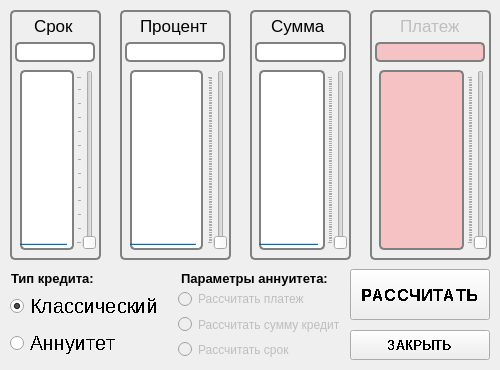
<?xml version="1.0" encoding="UTF-8"?>
<ui version="4.0">
 <class>MainWindow</class>
 <widget class="QMainWindow" name="MainWindow">
  <property name="windowModality">
   <enum>Qt::NonModal</enum>
  </property>
  <property name="geometry">
   <rect>
    <x>0</x>
    <y>0</y>
    <width>500</width>
    <height>370</height>
   </rect>
  </property>
  <property name="minimumSize">
   <size>
    <width>500</width>
    <height>370</height>
   </size>
  </property>
  <property name="maximumSize">
   <size>
    <width>500</width>
    <height>370</height>
   </size>
  </property>
  <property name="font">
   <font>
    <kerning>false</kerning>
   </font>
  </property>
  <property name="mouseTracking">
   <bool>true</bool>
  </property>
  <property name="contextMenuPolicy">
   <enum>Qt::DefaultContextMenu</enum>
  </property>
  <property name="windowTitle">
   <string>Credit Calc 1.0</string>
  </property>
  <property name="styleSheet">
   <string notr="true">QProgressBar {
     border: 2px solid grey;
	border-radius: 5px;
 }

QProgressBar:disabled {
    background-color:#F5C3C3;
}

QProgressBar::chunk:disabled {
    background-color:#F5C3C3;
}

QLineEdit{
	border: 2px solid gray;
	color: #28BD03;
	border-radius: 5px;
	padding: 0 2px 0 0;
}

QLineEdit:disabled {
    background-color:#F5C3C3;
	color: #F5C3C3;
}</string>
  </property>
  <widget class="QWidget" name="centralwidget">
   <widget class="QGroupBox" name="period">
    <property name="geometry">
     <rect>
      <x>10</x>
      <y>10</y>
      <width>91</width>
      <height>250</height>
     </rect>
    </property>
    <property name="styleSheet">
     <string notr="true">QGroupBox {
     background-color: qlineargradient(x1: 0, y1: 0, x2: 0, y2: 1,
                                       stop: 0 #E0E0E0, stop: 1 #FFFFFF);
     border: 2px solid gray;
     border-radius: 5px;

 }
</string>
    </property>
    <property name="title">
     <string/>
    </property>
    <property name="alignment">
     <set>Qt::AlignCenter</set>
    </property>
    <widget class="QProgressBar" name="progress_period">
     <property name="enabled">
      <bool>true</bool>
     </property>
     <property name="geometry">
      <rect>
       <x>10</x>
       <y>60</y>
       <width>54</width>
       <height>180</height>
      </rect>
     </property>
     <property name="styleSheet">
      <string notr="true"/>
     </property>
     <property name="minimum">
      <number>1</number>
     </property>
     <property name="maximum">
      <number>120</number>
     </property>
     <property name="value">
      <number>1</number>
     </property>
     <property name="textVisible">
      <bool>false</bool>
     </property>
     <property name="orientation">
      <enum>Qt::Vertical</enum>
     </property>
    </widget>
    <widget class="QSlider" name="slider_period">
     <property name="geometry">
      <rect>
       <x>66</x>
       <y>60</y>
       <width>20</width>
       <height>180</height>
      </rect>
     </property>
     <property name="sizePolicy">
      <sizepolicy hsizetype="Fixed" vsizetype="Expanding">
       <horstretch>0</horstretch>
       <verstretch>0</verstretch>
      </sizepolicy>
     </property>
     <property name="cursor">
      <cursorShape>OpenHandCursor</cursorShape>
     </property>
     <property name="mouseTracking">
      <bool>false</bool>
     </property>
     <property name="tabletTracking">
      <bool>false</bool>
     </property>
     <property name="minimum">
      <number>1</number>
     </property>
     <property name="maximum">
      <number>120</number>
     </property>
     <property name="orientation">
      <enum>Qt::Vertical</enum>
     </property>
     <property name="tickPosition">
      <enum>QSlider::TicksAbove</enum>
     </property>
    </widget>
    <widget class="QLabel" name="label_period">
     <property name="geometry">
      <rect>
       <x>24</x>
       <y>5</y>
       <width>41</width>
       <height>21</height>
      </rect>
     </property>
     <property name="font">
      <font>
       <pointsize>13</pointsize>
      </font>
     </property>
     <property name="text">
      <string>Срок</string>
     </property>
    </widget>
    <widget class="QLineEdit" name="line_period">
     <property name="geometry">
      <rect>
       <x>5</x>
       <y>32</y>
       <width>80</width>
       <height>20</height>
      </rect>
     </property>
     <property name="font">
      <font>
       <pointsize>12</pointsize>
       <weight>75</weight>
       <bold>true</bold>
      </font>
     </property>
     <property name="layoutDirection">
      <enum>Qt::LeftToRight</enum>
     </property>
     <property name="styleSheet">
      <string notr="true"/>
     </property>
     <property name="text">
      <string/>
     </property>
     <property name="maxLength">
      <number>3</number>
     </property>
     <property name="alignment">
      <set>Qt::AlignRight|Qt::AlignTrailing|Qt::AlignVCenter</set>
     </property>
     <property name="readOnly">
      <bool>true</bool>
     </property>
    </widget>
   </widget>
   <widget class="QGroupBox" name="percent">
    <property name="geometry">
     <rect>
      <x>120</x>
      <y>10</y>
      <width>111</width>
      <height>250</height>
     </rect>
    </property>
    <property name="styleSheet">
     <string notr="true">QGroupBox {
     background-color: qlineargradient(x1: 0, y1: 0, x2: 0, y2: 1,
                                       stop: 0 #E0E0E0, stop: 1 #FFFFFF);
     border: 2px solid gray;
     border-radius: 5px;

 }
</string>
    </property>
    <property name="title">
     <string/>
    </property>
    <property name="alignment">
     <set>Qt::AlignCenter</set>
    </property>
    <widget class="QProgressBar" name="progress_percent">
     <property name="geometry">
      <rect>
       <x>10</x>
       <y>60</y>
       <width>73</width>
       <height>180</height>
      </rect>
     </property>
     <property name="styleSheet">
      <string notr="true"/>
     </property>
     <property name="minimum">
      <number>1</number>
     </property>
     <property name="maximum">
      <number>1000</number>
     </property>
     <property name="value">
      <number>1</number>
     </property>
     <property name="textVisible">
      <bool>false</bool>
     </property>
     <property name="orientation">
      <enum>Qt::Vertical</enum>
     </property>
    </widget>
    <widget class="QSlider" name="slider_percent">
     <property name="geometry">
      <rect>
       <x>87</x>
       <y>60</y>
       <width>20</width>
       <height>180</height>
      </rect>
     </property>
     <property name="sizePolicy">
      <sizepolicy hsizetype="Fixed" vsizetype="Expanding">
       <horstretch>0</horstretch>
       <verstretch>0</verstretch>
      </sizepolicy>
     </property>
     <property name="cursor">
      <cursorShape>OpenHandCursor</cursorShape>
     </property>
     <property name="mouseTracking">
      <bool>false</bool>
     </property>
     <property name="tabletTracking">
      <bool>false</bool>
     </property>
     <property name="minimum">
      <number>1</number>
     </property>
     <property name="maximum">
      <number>1000</number>
     </property>
     <property name="singleStep">
      <number>1</number>
     </property>
     <property name="orientation">
      <enum>Qt::Vertical</enum>
     </property>
     <property name="tickPosition">
      <enum>QSlider::TicksAbove</enum>
     </property>
    </widget>
    <widget class="QLabel" name="label_5">
     <property name="geometry">
      <rect>
       <x>20</x>
       <y>5</y>
       <width>71</width>
       <height>21</height>
      </rect>
     </property>
     <property name="font">
      <font>
       <pointsize>13</pointsize>
      </font>
     </property>
     <property name="text">
      <string>Процент</string>
     </property>
    </widget>
    <widget class="QLineEdit" name="line_percent">
     <property name="geometry">
      <rect>
       <x>5</x>
       <y>32</y>
       <width>100</width>
       <height>20</height>
      </rect>
     </property>
     <property name="font">
      <font>
       <pointsize>12</pointsize>
       <weight>75</weight>
       <bold>true</bold>
      </font>
     </property>
     <property name="layoutDirection">
      <enum>Qt::RightToLeft</enum>
     </property>
     <property name="styleSheet">
      <string notr="true"/>
     </property>
     <property name="text">
      <string/>
     </property>
     <property name="maxLength">
      <number>5</number>
     </property>
     <property name="alignment">
      <set>Qt::AlignRight|Qt::AlignTrailing|Qt::AlignVCenter</set>
     </property>
     <property name="readOnly">
      <bool>true</bool>
     </property>
    </widget>
   </widget>
   <widget class="QGroupBox" name="sum">
    <property name="geometry">
     <rect>
      <x>250</x>
      <y>10</y>
      <width>101</width>
      <height>250</height>
     </rect>
    </property>
    <property name="font">
     <font>
      <pointsize>12</pointsize>
     </font>
    </property>
    <property name="styleSheet">
     <string notr="true">QGroupBox {
     background-color: qlineargradient(x1: 0, y1: 0, x2: 0, y2: 1,
                                       stop: 0 #E0E0E0, stop: 1 #FFFFFF);
     border: 2px solid gray;
     border-radius: 5px;

 }
</string>
    </property>
    <property name="title">
     <string/>
    </property>
    <property name="alignment">
     <set>Qt::AlignCenter</set>
    </property>
    <widget class="QProgressBar" name="progress_sum">
     <property name="enabled">
      <bool>true</bool>
     </property>
     <property name="geometry">
      <rect>
       <x>9</x>
       <y>60</y>
       <width>66</width>
       <height>180</height>
      </rect>
     </property>
     <property name="styleSheet">
      <string notr="true"/>
     </property>
     <property name="minimum">
      <number>10000</number>
     </property>
     <property name="maximum">
      <number>1000000</number>
     </property>
     <property name="value">
      <number>10000</number>
     </property>
     <property name="textVisible">
      <bool>false</bool>
     </property>
     <property name="orientation">
      <enum>Qt::Vertical</enum>
     </property>
    </widget>
    <widget class="QSlider" name="slider_sum">
     <property name="geometry">
      <rect>
       <x>77</x>
       <y>60</y>
       <width>20</width>
       <height>180</height>
      </rect>
     </property>
     <property name="sizePolicy">
      <sizepolicy hsizetype="Fixed" vsizetype="Expanding">
       <horstretch>0</horstretch>
       <verstretch>0</verstretch>
      </sizepolicy>
     </property>
     <property name="cursor">
      <cursorShape>OpenHandCursor</cursorShape>
     </property>
     <property name="mouseTracking">
      <bool>false</bool>
     </property>
     <property name="tabletTracking">
      <bool>false</bool>
     </property>
     <property name="minimum">
      <number>10000</number>
     </property>
     <property name="maximum">
      <number>1000000</number>
     </property>
     <property name="singleStep">
      <number>1</number>
     </property>
     <property name="pageStep">
      <number>1000</number>
     </property>
     <property name="value">
      <number>10000</number>
     </property>
     <property name="orientation">
      <enum>Qt::Vertical</enum>
     </property>
     <property name="tickPosition">
      <enum>QSlider::TicksAbove</enum>
     </property>
    </widget>
    <widget class="QLabel" name="label_4">
     <property name="geometry">
      <rect>
       <x>21</x>
       <y>5</y>
       <width>61</width>
       <height>21</height>
      </rect>
     </property>
     <property name="font">
      <font>
       <pointsize>13</pointsize>
      </font>
     </property>
     <property name="text">
      <string>Сумма</string>
     </property>
    </widget>
    <widget class="QLineEdit" name="line_sum">
     <property name="geometry">
      <rect>
       <x>5</x>
       <y>32</y>
       <width>91</width>
       <height>20</height>
      </rect>
     </property>
     <property name="font">
      <font>
       <pointsize>12</pointsize>
       <weight>75</weight>
       <bold>true</bold>
      </font>
     </property>
     <property name="layoutDirection">
      <enum>Qt::RightToLeft</enum>
     </property>
     <property name="styleSheet">
      <string notr="true"/>
     </property>
     <property name="text">
      <string/>
     </property>
     <property name="maxLength">
      <number>7</number>
     </property>
     <property name="alignment">
      <set>Qt::AlignRight|Qt::AlignTrailing|Qt::AlignVCenter</set>
     </property>
     <property name="readOnly">
      <bool>true</bool>
     </property>
    </widget>
   </widget>
   <widget class="QGroupBox" name="payment">
    <property name="enabled">
     <bool>false</bool>
    </property>
    <property name="geometry">
     <rect>
      <x>370</x>
      <y>10</y>
      <width>121</width>
      <height>250</height>
     </rect>
    </property>
    <property name="font">
     <font>
      <pointsize>12</pointsize>
     </font>
    </property>
    <property name="styleSheet">
     <string notr="true">QGroupBox {
     background-color: qlineargradient(x1: 0, y1: 0, x2: 0, y2: 1,
                                       stop: 0 #E0E0E0, stop: 1 #FFFFFF);
     border: 2px solid gray;
     border-radius: 5px;

 }
</string>
    </property>
    <property name="title">
     <string/>
    </property>
    <property name="alignment">
     <set>Qt::AlignCenter</set>
    </property>
    <widget class="QProgressBar" name="progress_payment">
     <property name="geometry">
      <rect>
       <x>9</x>
       <y>60</y>
       <width>85</width>
       <height>180</height>
      </rect>
     </property>
     <property name="styleSheet">
      <string notr="true"/>
     </property>
     <property name="minimum">
      <number>1</number>
     </property>
     <property name="maximum">
      <number>100000</number>
     </property>
     <property name="value">
      <number>1</number>
     </property>
     <property name="textVisible">
      <bool>false</bool>
     </property>
     <property name="orientation">
      <enum>Qt::Vertical</enum>
     </property>
    </widget>
    <widget class="QSlider" name="slider_payment">
     <property name="geometry">
      <rect>
       <x>97</x>
       <y>60</y>
       <width>20</width>
       <height>180</height>
      </rect>
     </property>
     <property name="sizePolicy">
      <sizepolicy hsizetype="Fixed" vsizetype="Expanding">
       <horstretch>0</horstretch>
       <verstretch>0</verstretch>
      </sizepolicy>
     </property>
     <property name="cursor">
      <cursorShape>OpenHandCursor</cursorShape>
     </property>
     <property name="mouseTracking">
      <bool>false</bool>
     </property>
     <property name="tabletTracking">
      <bool>false</bool>
     </property>
     <property name="minimum">
      <number>1</number>
     </property>
     <property name="maximum">
      <number>100000</number>
     </property>
     <property name="singleStep">
      <number>1</number>
     </property>
     <property name="pageStep">
      <number>1000</number>
     </property>
     <property name="value">
      <number>1</number>
     </property>
     <property name="orientation">
      <enum>Qt::Vertical</enum>
     </property>
     <property name="tickPosition">
      <enum>QSlider::TicksAbove</enum>
     </property>
    </widget>
    <widget class="QLineEdit" name="line_payment">
     <property name="enabled">
      <bool>false</bool>
     </property>
     <property name="geometry">
      <rect>
       <x>5</x>
       <y>32</y>
       <width>110</width>
       <height>20</height>
      </rect>
     </property>
     <property name="font">
      <font>
       <pointsize>12</pointsize>
       <weight>75</weight>
       <bold>true</bold>
      </font>
     </property>
     <property name="layoutDirection">
      <enum>Qt::RightToLeft</enum>
     </property>
     <property name="styleSheet">
      <string notr="true"/>
     </property>
     <property name="maxLength">
      <number>6</number>
     </property>
     <property name="alignment">
      <set>Qt::AlignRight|Qt::AlignTrailing|Qt::AlignVCenter</set>
     </property>
     <property name="readOnly">
      <bool>true</bool>
     </property>
    </widget>
    <widget class="QLabel" name="label_2">
     <property name="geometry">
      <rect>
       <x>30</x>
       <y>5</y>
       <width>61</width>
       <height>21</height>
      </rect>
     </property>
     <property name="font">
      <font>
       <pointsize>13</pointsize>
      </font>
     </property>
     <property name="text">
      <string>Платеж</string>
     </property>
    </widget>
   </widget>
   <widget class="QPushButton" name="btn_calculate">
    <property name="geometry">
     <rect>
      <x>350</x>
      <y>269</y>
      <width>140</width>
      <height>51</height>
     </rect>
    </property>
    <property name="font">
     <font>
      <pointsize>13</pointsize>
      <weight>75</weight>
      <bold>true</bold>
      <stylestrategy>NoAntialias</stylestrategy>
      <kerning>false</kerning>
     </font>
    </property>
    <property name="cursor">
     <cursorShape>PointingHandCursor</cursorShape>
    </property>
    <property name="text">
     <string>РАССЧИТАТЬ</string>
    </property>
   </widget>
   <widget class="QPushButton" name="btn_exit">
    <property name="geometry">
     <rect>
      <x>350</x>
      <y>330</y>
      <width>140</width>
      <height>30</height>
     </rect>
    </property>
    <property name="font">
     <font>
      <pointsize>10</pointsize>
      <weight>75</weight>
      <bold>true</bold>
      <stylestrategy>NoAntialias</stylestrategy>
      <kerning>false</kerning>
     </font>
    </property>
    <property name="text">
     <string>ЗАКРЫТЬ</string>
    </property>
   </widget>
   <widget class="QLabel" name="label_3">
    <property name="geometry">
     <rect>
      <x>181</x>
      <y>270</y>
      <width>161</width>
      <height>16</height>
     </rect>
    </property>
    <property name="font">
     <font>
      <pointsize>10</pointsize>
      <weight>75</weight>
      <bold>true</bold>
     </font>
    </property>
    <property name="text">
     <string>Параметры аннуитета:</string>
    </property>
   </widget>
   <widget class="QLabel" name="label">
    <property name="geometry">
     <rect>
      <x>11</x>
      <y>270</y>
      <width>86</width>
      <height>16</height>
     </rect>
    </property>
    <property name="font">
     <font>
      <pointsize>10</pointsize>
      <weight>75</weight>
      <bold>true</bold>
     </font>
    </property>
    <property name="text">
     <string>Тип кредита:</string>
    </property>
   </widget>
   <widget class="QWidget" name="layoutWidget">
    <property name="geometry">
     <rect>
      <x>10</x>
      <y>290</y>
      <width>161</width>
      <height>71</height>
     </rect>
    </property>
    <layout class="QVBoxLayout" name="verticalLayout">
     <item>
      <widget class="QRadioButton" name="classic">
       <property name="font">
        <font>
         <pointsize>15</pointsize>
         <stylestrategy>NoAntialias</stylestrategy>
         <kerning>false</kerning>
        </font>
       </property>
       <property name="text">
        <string>Классический</string>
       </property>
       <property name="checked">
        <bool>true</bool>
       </property>
      </widget>
     </item>
     <item>
      <widget class="QRadioButton" name="annuity">
       <property name="font">
        <font>
         <family>MS Shell Dlg 2</family>
         <pointsize>15</pointsize>
         <stylestrategy>NoAntialias</stylestrategy>
         <kerning>false</kerning>
        </font>
       </property>
       <property name="mouseTracking">
        <bool>false</bool>
       </property>
       <property name="text">
        <string>Аннуитет</string>
       </property>
      </widget>
     </item>
    </layout>
   </widget>
   <widget class="QWidget" name="layoutWidget">
    <property name="geometry">
     <rect>
      <x>178</x>
      <y>289</y>
      <width>161</width>
      <height>70</height>
     </rect>
    </property>
    <layout class="QVBoxLayout" name="verticalLayout_2">
     <item>
      <widget class="QRadioButton" name="ann_payment">
       <property name="enabled">
        <bool>false</bool>
       </property>
       <property name="text">
        <string>Рассчитать платеж</string>
       </property>
       <property name="autoExclusive">
        <bool>true</bool>
       </property>
      </widget>
     </item>
     <item>
      <widget class="QRadioButton" name="ann_sum">
       <property name="enabled">
        <bool>false</bool>
       </property>
       <property name="text">
        <string>Рассчитать сумму кредита</string>
       </property>
       <property name="autoExclusive">
        <bool>true</bool>
       </property>
      </widget>
     </item>
     <item>
      <widget class="QRadioButton" name="ann_period">
       <property name="enabled">
        <bool>false</bool>
       </property>
       <property name="text">
        <string>Рассчитать срок</string>
       </property>
       <property name="autoExclusive">
        <bool>true</bool>
       </property>
      </widget>
     </item>
    </layout>
   </widget>
  </widget>
 </widget>
 <resources/>
 <connections/>
</ui>
